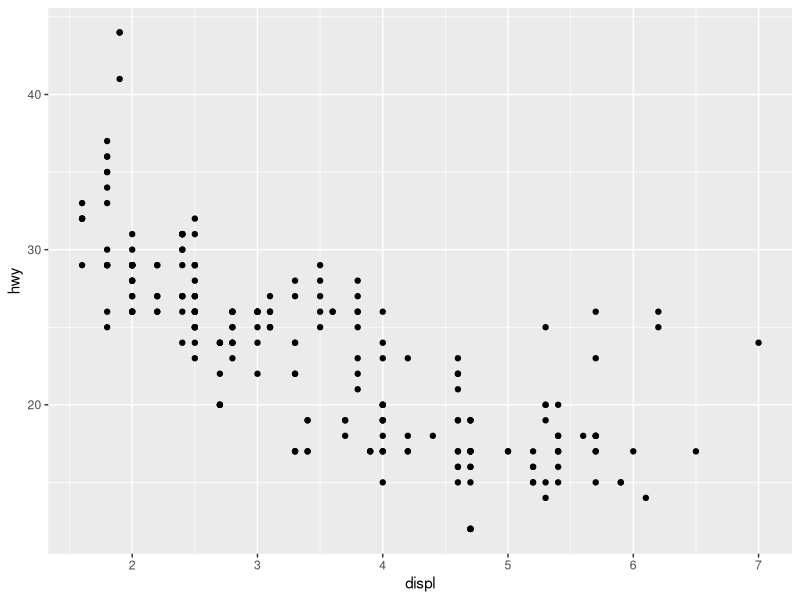
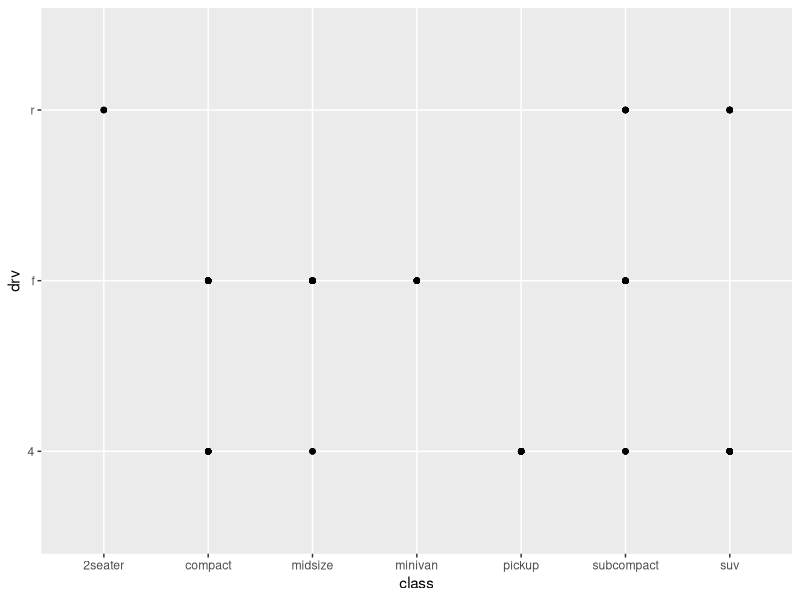
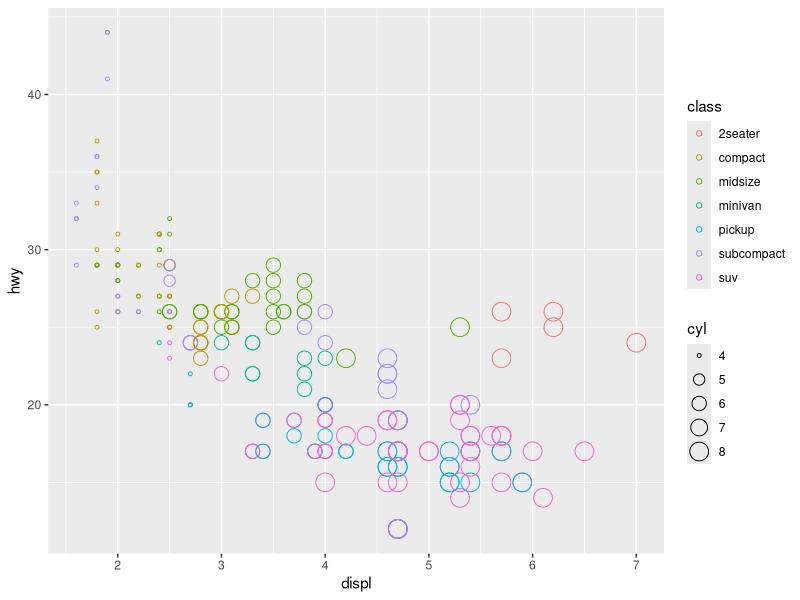
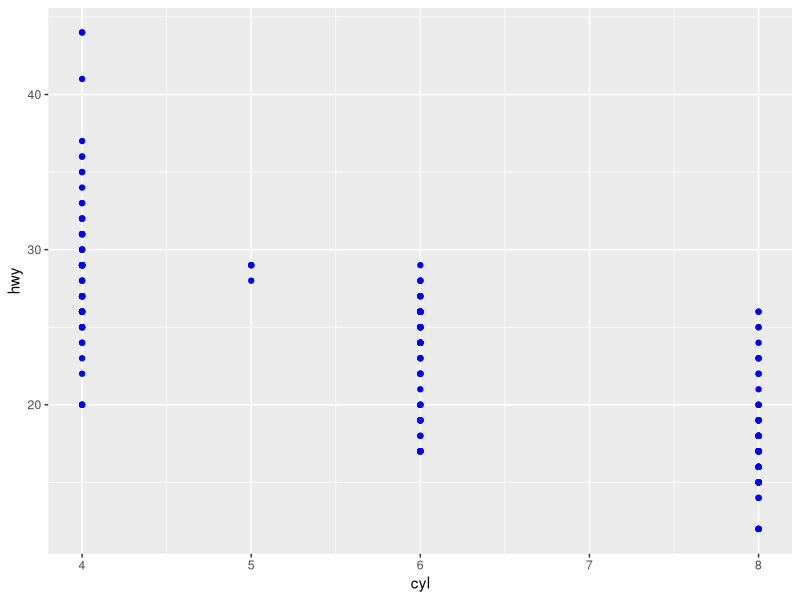
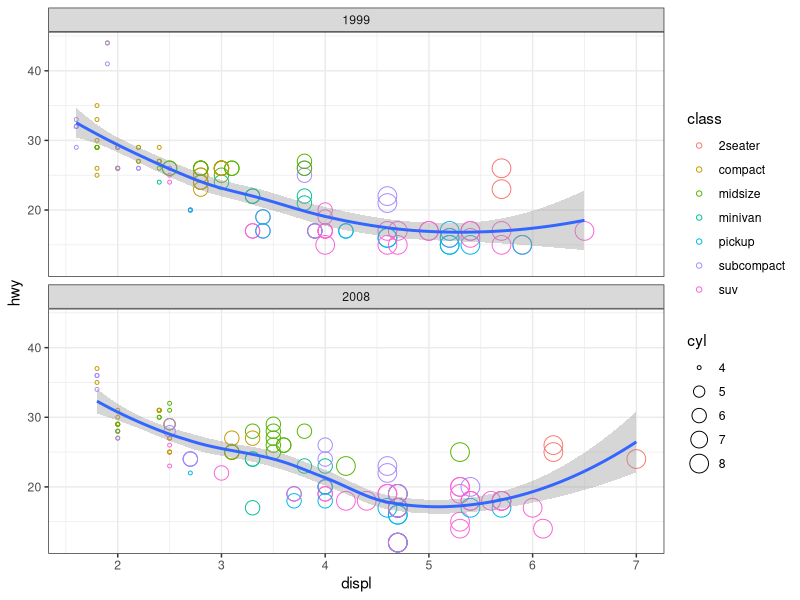
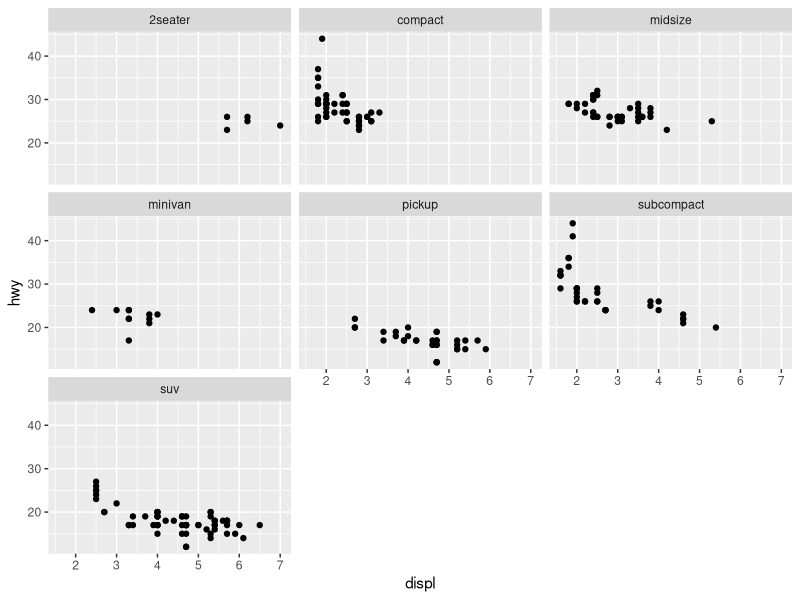

Source code (R) for these figures, in order:
library(tidyverse)

mpg
?mpg

?cars
cars

View(mpg)

head(cars, 4)
tail(cars)


ggplot(data = mpg) + 
  geom_point(mapping = aes(x = displ, y = hwy))

ggplot(data = mpg) + 
  geom_point(mapping = aes(x = class, y = drv))

ggplot(data = mpg) + 
  geom_point(mapping = aes(x = displ, y = hwy, color = class, size = cyl), 
             shape = 1)
?geom_point

ggplot(data = mpg) + 
  geom_point(mapping = aes(x = cyl, y = hwy), color = "blue")



ggplot(data = mpg, mapping = aes(x = displ, y = hwy)) + 
  geom_point(aes(color = class, size = cyl), shape = 1) +
  geom_smooth() +
  facet_wrap(~ year, nrow = 2) +
  theme_bw()


ggplot(data = mpg) + 
  geom_point(mapping = aes(x = displ, y = hwy)) +
  facet_wrap(~ class)
